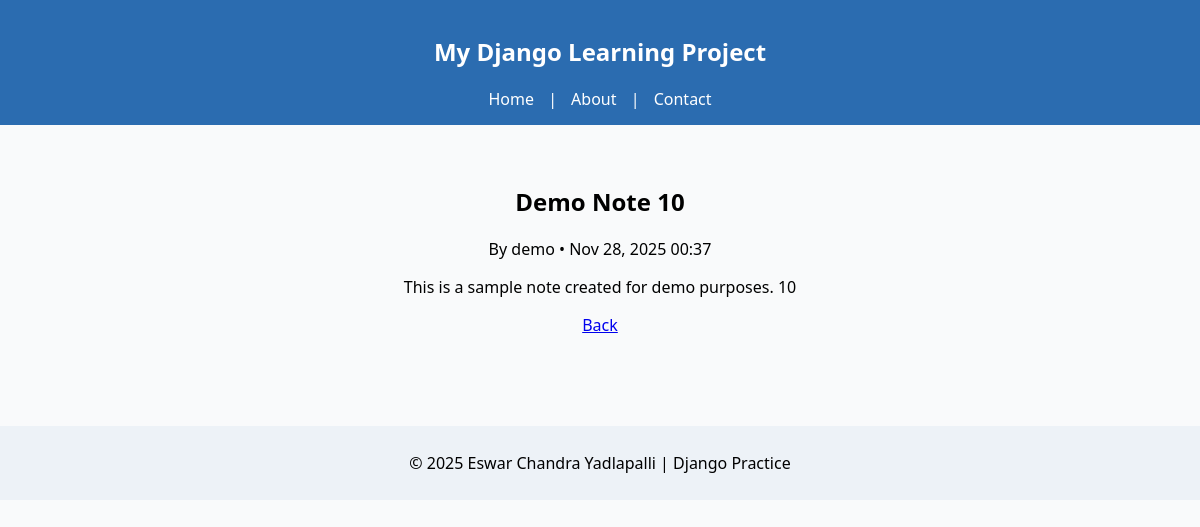
The app's page /notes/note/10/ (signed in) with its own data.
### Notes_APP/models.py (models this page shows, shortened)
class Note(models.Model):
    title = models.CharField(max_length=150)
    description = models.TextField()
    owner = models.ForeignKey(User, on_delete=models.CASCADE, related_name='notes')
    is_favorite = models.BooleanField(default=False)
    created_at = models.DateTimeField(auto_now_add=True)
    updated_at = models.DateTimeField(auto_now=True)
    class Meta:
        ordering = ['-created_at']
        permissions = [
            ("view_all_notes", "Can view all notes"),
        ]

### Notes_APP/views.py (the view)
# urls.py: path('note/<int:pk>/', views.NoteDetailView.as_view(), name='detail'),
class NoteDetailView(LoginRequiredMixin, DetailView):
    model = Note
    template_name = 'Notes_APP/note_detail.html'
    context_object_name = 'note'
    login_url = '/accounts/login/'
    def get_object(self, queryset=None):
        obj = super().get_object(queryset)
        if obj.owner != self.request.user and not self.request.user.has_perm('Notes_APP.view_all_notes'):
            raise PermissionDenied
        return obj

### Notes_APP/templates/Notes_APP/note_detail.html (shortened to what this page needs)
{% extends 'base.html' %}
{% block content %}
<article class="detail-card">
  <h1>{{ note.title }}</h1>
  <p class="muted">By {{ note.owner.username }} • {{ note.created_at|date:"M d, Y H:i" }}</p>
  <div class="content">{{ note.description|linebreaks }}</div>
  <div class="actions">
    <a class="btn btn-outline" href="{% url 'notes:list' %}">Back</a>
  </div>
</article>
{% endblock %}

### home/static/css/style.css (style rules this page uses)
body { font-family: 'Segoe UI', sans-serif; background-color: #f9fafb; text-align: center; margin: 0; }

### records on screen
Note: title "Demo Note 10", owner.username "demo", created_at "Nov 28, 2025 00:37", description "This is a sample note created for demo purposes. 10"
